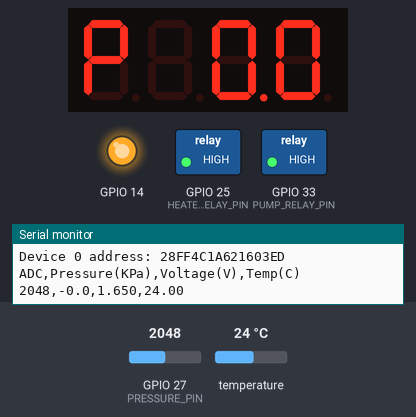
A sketch run on a simulated ESP32. Shown: 4-digit seven-segment display, switched loads named in the sketch (green lamp = pin HIGH), output pins drawn as LEDs (lit = HIGH), the last lines printed to the serial monitor. Inputs (shaded band) come from the test bench; at power-on: temperature 24 °C, GPIO 27 (PRESSURE_PIN) = 2048.

Above: at 3.4 s.
3.5 s: temperature set to 12 °C
At 5.0 s:
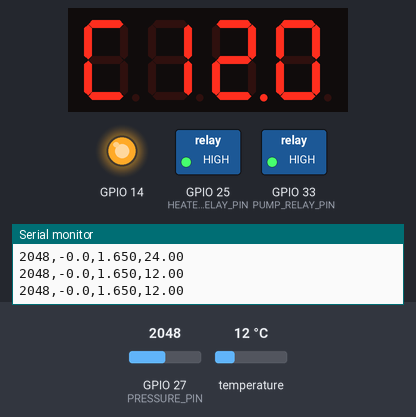
5.3 s: GPIO 27 (PRESSURE_PIN) set to 1228
At 8.5 s:
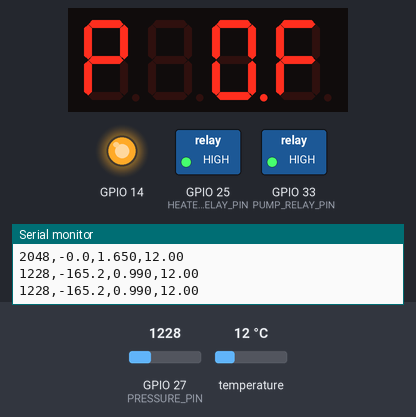
9.2 s: GPIO 27 (PRESSURE_PIN) set to 960
13.1 s: GPIO 27 (PRESSURE_PIN) set to 491
At 16.3 s:
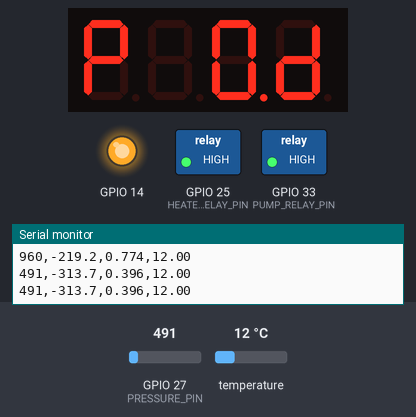
17.1 s: GPIO 27 (PRESSURE_PIN) set to 60
At 19.3 s:
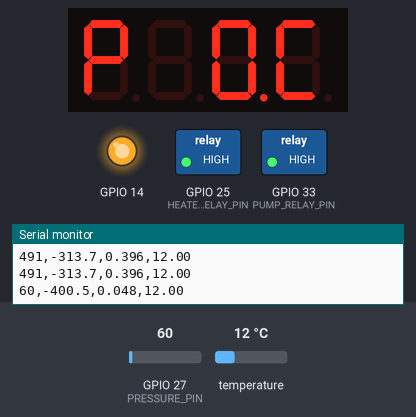
21.0 s: temperature set to 19 °C
At 22.4 s:
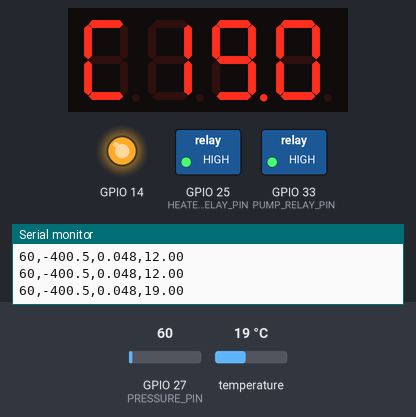
Timing chart, 0 to 24.0 s (numbered marks = the images above; inputs shaded):
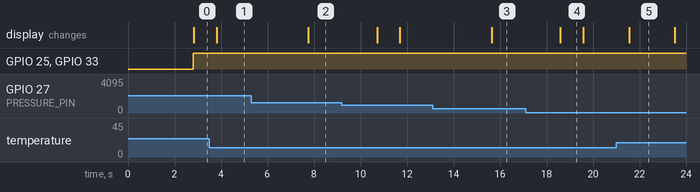

Measured:
- after the input at 3.5 s, the display: changes after 0.31 s (image 1)
- after the input at 5.3 s, the display: changes after 2.5 s (image 2)
- after the input at 13.1 s, the display: changes after 2.5 s (image 3)
- after the input at 17.1 s, the display: changes after 1.5 s (image 4)
- after the input at 21.0 s, the display: changes after 0.55 s (image 5)
- what the display in image 4 shows lasts 1.0 s, from 18.6 s to 19.6 s

The sketch:

sensor_testing.ino
```cpp
#include <OneWire.h>
#include <DallasTemperature.h>
#include <TM1637Display.h>

// ---------------------------
// Water Pressure Sensor Setup
// ---------------------------
#define PRESSURE_PIN  27       // GPIO connected to water pressure sensor
#define NUM_CALIB_SAMPLES 100  // Number of samples for zero-offset calibration

float V;      // Measured voltage
float P;      // Calculated pressure in KPa
int adcOffset = 0;  // ADC value corresponding to zero pressure

// Add: track whether a DS18B20 was found
bool tempSensorDetected = false;

// ---------------------------
// DS18B20 Temperature Sensor Setup
// ---------------------------
#define ONE_WIRE_BUS  26      // GPIO connected to DS18B20 data line
OneWire oneWire(ONE_WIRE_BUS);
DallasTemperature sensors(&oneWire);

// ---------------------------
// TM1637 Display Setup
// ---------------------------
#define CLK 18
#define DIO 19
TM1637Display display(CLK, DIO);

// ---------------------------
// Relay Control Setup
// ---------------------------
#define PUMP_RELAY_PIN 33   // GPIO connected to pump relay
#define HEATER_RELAY_PIN 25 // GPIO connected to heater relay

// Display timing variables
unsigned long lastDisplayUpdate = 0;
bool showingPressure = true;
const unsigned long DISPLAY_CYCLE_TIME = 3000; // 3 seconds

void setup() {
  Serial.begin(115200);
  delay(1000);

  // --------------------------
  // Initialize TM1637 Display
  // --------------------------
  display.setBrightness(0x0f); // Set brightness (0x00 to 0x0f)

  // --------------------------
  // Water pressure sensor calibration
  // --------------------------
  Serial.println("Calibrating water pressure sensor... Make sure sensor is not under pressure.");
  int adcMin = 4095; // initialize to max ADC
  for (int i = 0; i < NUM_CALIB_SAMPLES; i++) {
    int val = analogRead(PRESSURE_PIN);
    if (val < adcMin) adcMin = val;
    delay(10);
  }
  adcOffset = adcMin;
  Serial.print("Calibration complete. ADC Offset = ");
  Serial.println(adcOffset);

  // --------------------------
  // Start DS18B20
  // --------------------------
  sensors.begin();

  // Add: report detected DS18B20 devices and addresses
  {
    int deviceCount = sensors.getDeviceCount();
    Serial.print("DS18B20 device count: ");
    Serial.println(deviceCount);
    if (deviceCount <= 0) {
      Serial.println("Warning: No DS18B20 devices detected. Check wiring and pull-up resistor (4.7k).");
      tempSensorDetected = false;
    } else {
      tempSensorDetected = true;
      for (int i = 0; i < deviceCount; i++) {
        DeviceAddress addr;
        if (sensors.getAddress(addr, i)) {
          Serial.print("Device ");
          Serial.print(i);
          Serial.print(" address: ");
          for (uint8_t b = 0; b < 8; b++) {
            if (addr[b] < 16) Serial.print("0");
            Serial.print(addr[b], HEX);
          }
          Serial.println();
        } else {
          Serial.print("Device ");
          Serial.print(i);
          Serial.println(" address not available.");
        }
      }
    }
  }

  // --------------------------
  // Initialize Relays
  // --------------------------
  pinMode(PUMP_RELAY_PIN, OUTPUT);
  digitalWrite(PUMP_RELAY_PIN, LOW);  // Initialize pump relay off
  pinMode(HEATER_RELAY_PIN, OUTPUT);
  digitalWrite(HEATER_RELAY_PIN, LOW);  // Initialize heater relay off

  // --------------------------
  // Initialize GPIO Pin 14 as output HIGH for 3.3V
  // --------------------------
  pinMode(14, OUTPUT);
  digitalWrite(14, HIGH);

  // --------------------------
  // Header for Serial Plotter
  // --------------------------
  Serial.println("ADC,Pressure(KPa),Voltage(V),Temp(C)");
}

void loop() {
  // --------------------------
  // Read water pressure sensor
  // --------------------------
  int adcValue = analogRead(PRESSURE_PIN);
  V = adcValue * (3.3 / 4095.0); // Convert ADC to voltage
  P = (V - (adcOffset * (3.3 / 4095.0))) * (1000.0 / 4.0); // Pressure in KPa

  // --------------------------
  // Read DS18B20 temperature in Celsius
  // --------------------------
  sensors.requestTemperatures();
  float tempC = sensors.getTempCByIndex(0);

  // Handle disconnected sensor case (DallasTemperature defines DEVICE_DISCONNECTED_C, commonly -127)
  bool tempValid = true;
  if (tempC == DEVICE_DISCONNECTED_C) { // No Temp
    tempValid = false;
    Serial.println("Error: Could not read temperature (DEVICE_DISCONNECTED_C). Check wiring, pull-up resistor, and sensor power.");

  } else { // Valid Temperature
    if (tempC < 37.5) {
      digitalWrite(PUMP_RELAY_PIN, HIGH);
      digitalWrite(HEATER_RELAY_PIN, HIGH);
    } else {
      digitalWrite(PUMP_RELAY_PIN, HIGH);
      digitalWrite(HEATER_RELAY_PIN, HIGH);
    }
  }

  // --------------------------
  // Print all data for Serial Plotter
  // --------------------------
  Serial.print(adcValue);
  Serial.print(",");
  Serial.print(P, 1);
  Serial.print(",");
  Serial.print(V, 3);
  if (tempValid) {
    Serial.print(",");
    Serial.println(tempC, 2);
  } else {
    Serial.println(",ERROR");
  }

  // --------------------------
  // Update TM1637 Display (cycle every 3 seconds)
  // --------------------------
  unsigned long currentTime = millis();
  if (currentTime - lastDisplayUpdate >= DISPLAY_CYCLE_TIME) {
    lastDisplayUpdate = currentTime;
    showingPressure = !showingPressure;
  }

  if (showingPressure) {
    displayPressure(P);
  } else {
    if (tempValid) {
      displayTemperature(tempC);
    } else {
      displayTemperatureError(); // show error on display when temp invalid
    }
  }

  // --------------------------
  // Relay test: toggle relays on/off every second
  // --------------------------
  // {
  //   static unsigned long lastToggle = 0;
  //   static bool relaysOn = false;
  //   const unsigned long TOGGLE_INTERVAL = 5000; // ms

  //   if (currentTime - lastToggle >= TOGGLE_INTERVAL) {
  //     lastToggle = currentTime;
  //     relaysOn = !relaysOn;
  //     digitalWrite(PUMP_RELAY_PIN, relaysOn ? HIGH : LOW);
  //     digitalWrite(HEATER_RELAY_PIN, relaysOn ? HIGH : LOW);
  //     Serial.print("Relay test - state: ");
  //     Serial.println(relaysOn ? "ON" : "OFF");
  //   }
  // }

  delay(200); // Update every 200ms
}

// --------------------------
// Display Functions
// --------------------------
void displayPressure(float pressure) {
  // Convert KPa to MPa and display as PXX.X format
  float pressureMPa = pressure / 1000.0; // Convert KPa to MPa
  int pressureInt = (int)(pressureMPa * 10); // Get integer representation of XX.X

  uint8_t data[4];
  data[0] = 0x73; // "P"

  // Format as XX.X
  if (pressureInt >= 100) {
    // For pressure >= 10.0 MPa, show PXX.X
    data[1] = display.encodeDigit((pressureInt / 100) % 10);
    data[2] = display.encodeDigit((pressureInt / 10) % 10) | 0x80; // Add decimal point
    data[3] = display.encodeDigit(pressureInt % 10);
  } else if (pressureInt >= 10) {
    // For pressure >= 1.0 MPa, show PX.X
    data[1] = 0x00; // blank
    data[2] = display.encodeDigit((pressureInt / 10) % 10) | 0x80; // Add decimal point
    data[3] = display.encodeDigit(pressureInt % 10);
  } else {
    // For pressure < 1.0 MPa, show P0.X
    data[1] = 0x00; // blank
    data[2] = display.encodeDigit(0) | 0x80; // "0" with decimal point
    data[3] = display.encodeDigit(pressureInt % 10);
  }

  display.setSegments(data);
}

void displayTemperature(float temperature) {
  // Display temperature as CXX.X format
  int tempInt = (int)(temperature * 10); // Get temperature * 10 for one decimal place

  uint8_t data[4];
  data[0] = 0x39; // "C"

  // Format as XX.X
  if (tempInt >= 1000) {
    // For temperatures >= 100.0C, show CXX (no decimal due to space)
    data[1] = display.encodeDigit((tempInt / 1000) % 10);
    data[2] = display.encodeDigit((tempInt / 100) % 10);
    data[3] = display.encodeDigit((tempInt / 10) % 10);
  } else if (tempInt >= 100) {
    // For temperatures >= 10.0C, show CXX.X
    data[1] = display.encodeDigit((tempInt / 100) % 10);
    data[2] = display.encodeDigit((tempInt / 10) % 10) | 0x80; // Add decimal point
    data[3] = display.encodeDigit(tempInt % 10);
  } else {
    // For temperatures < 10.0C, show CX.X
    data[1] = 0x00; // blank
    data[2] = display.encodeDigit((tempInt / 10) % 10) | 0x80; // Add decimal point
    data[3] = display.encodeDigit(tempInt % 10);
  }

  display.setSegments(data);
}

// Add: display an obvious error state for temperature (shows "C---")
void displayTemperatureError() {
  uint8_t data[4];
  data[0] = 0x39; // "C"
  const uint8_t SEG_MINUS = 0x40; // common segment for minus sign (may vary by TM1637 mapping)
  data[1] = SEG_MINUS;
  data[2] = SEG_MINUS;
  data[3] = SEG_MINUS;
  display.setSegments(data);
}
```
